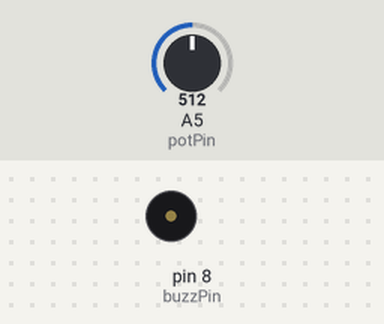
The sketch below on a simulated Arduino Uno, built with avr-gcc and run on an emulated ATmega328P. Shown: buzzer (waves = sounding, pin HIGH). Inputs (shaded band) come from the test bench; at power-on: A5 (potPin) = 512.

Above: at 1.2 s.
1.3 s: A5 (potPin) set to 989
2.8 s: A5 (potPin) set to 1017
At 3.05 s:
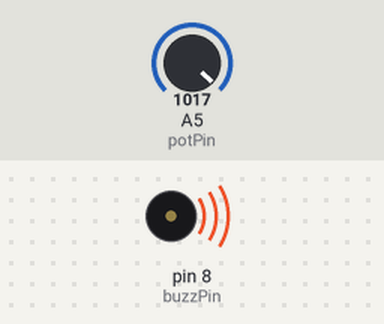
5.8 s: A5 (potPin) set to 990
At 5.8 s:
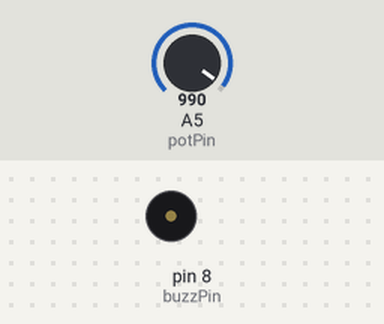
7.3 s: A5 (potPin) set to 1010
At 7.55 s:
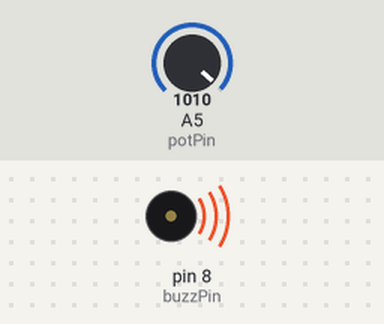
Timing chart, 0 to 11.3 s (numbered marks = the images above; inputs shaded):
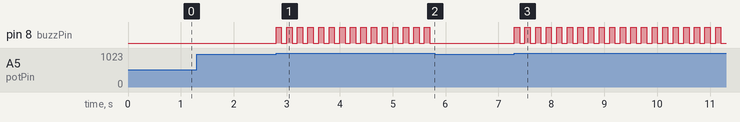

Measured:
- the behaviour switches between 1000 and 1001 on A5 (potPin) (found by bisection; images 0 and 1)
- after the input at 1.3 s, every drawn part: stays the same
- after the input at 2.8 s, pin 8 (buzzPin): alternates HIGH for 0.10 s and LOW for 0.10 s, starting at once
- after the input at 5.8 s, pin 8 (buzzPin): stops changing and stays LOW
- after the input at 7.3 s, pin 8 (buzzPin): alternates HIGH for 0.10 s and LOW for 0.10 s, starting at once

The sketch:

Active_Buzzer_and_Potentiometer.ino
```cpp
int buzzPin = 8;
int potPin = A5;

void setup() {
  pinMode(buzzPin, OUTPUT);
  pinMode(potPin, INPUT);
}

void loop() {
  int potVal = analogRead(potPin);

  if(potVal > 1000) {
    digitalWrite(buzzPin, HIGH);
    delay(100);
    digitalWrite(buzzPin, LOW);
    delay(100);
  } else {
    digitalWrite(buzzPin, LOW);
  }
}
```
